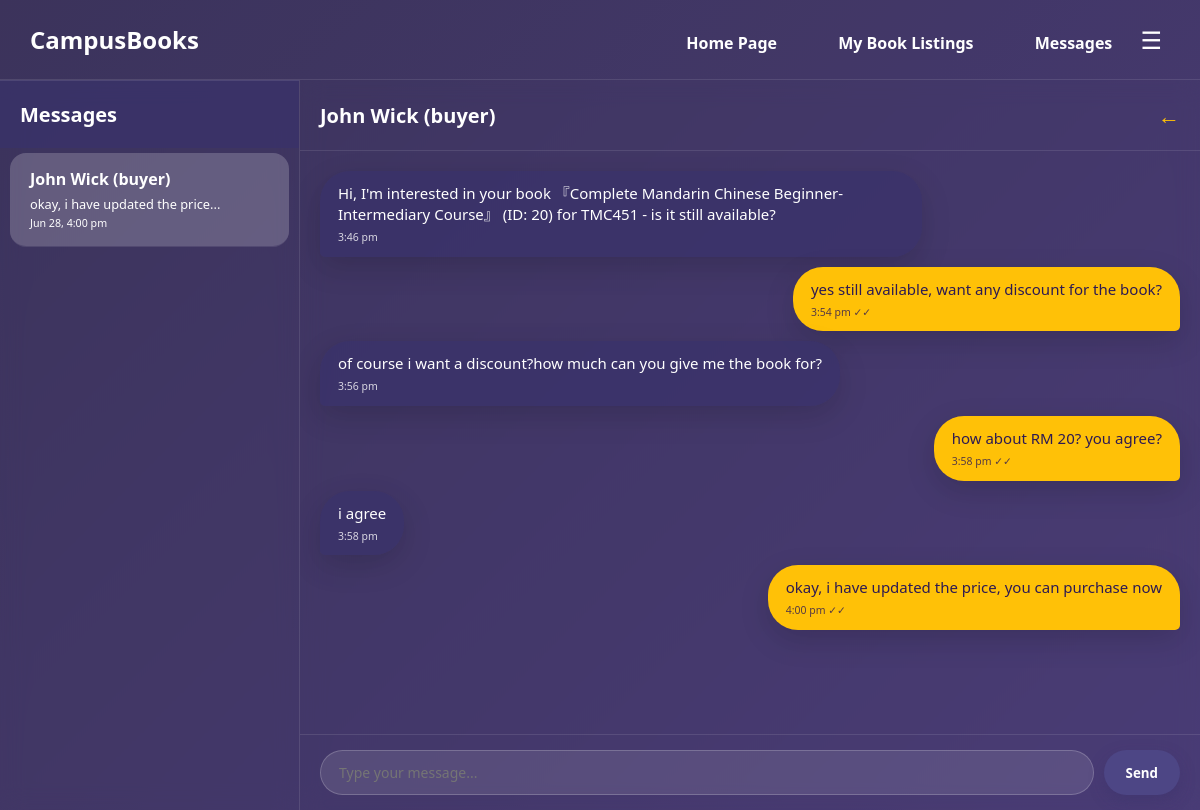
/chatroom.php?receiver=654321 (signed in), run on the app's committed database.
### tables this page shows
CREATE TABLE `user` (
  `User_id` int(11) NOT NULL,
  `username` varchar(255) NOT NULL,
  `studentID` varchar(10) NOT NULL,
  `email` varchar(255) NOT NULL,
  `password` varchar(255) NOT NULL,
  `phone` varchar(11) NOT NULL,
  `usertype` varchar(6) NOT NULL
);

CREATE TABLE `messages` (
  `id` int(11) NOT NULL,
  `sender_id` varchar(10) NOT NULL,
  `receiver_id` varchar(10) NOT NULL,
  `message` varchar(255) NOT NULL,
  `timestamp` datetime DEFAULT current_timestamp(),
  `is_read` tinyint(1) DEFAULT 0
);

### chatroom.php (the view, shortened to what this page needs)
<?php
require 'conn.php';
if (isset($_SESSION['studentID'])) {
    $user_id = $_SESSION['studentID'];
    $update_query = "UPDATE messages SET is_read = 1 WHERE receiver_id = '$user_id' AND is_read = 0";
    mysqli_query($conn, $update_query);
}
$currentUserID = $_SESSION['studentID'];
$selectedReceiver = isset($_GET['receiver']) ? mysqli_real_escape_string($conn, $_GET['receiver']) : null;
$prefilledMessage = isset($_GET['msg']) ? urldecode($_GET['msg']) : '';
$chatListQuery = "
    SELECT
        u.studentID,
        u.username,
        u.usertype,
        latest_msg.message as latest_message,
        latest_msg.timestamp as last_time,
        SUM(CASE WHEN m.is_read = 0 AND m.receiver_id = ? THEN 1 ELSE 0 END) as unread_count
    FROM user u
    JOIN (
        -- Get all conversation partners
        SELECT DISTINCT
            IF(sender_id = ?, receiver_id, sender_id) as partner_id
        FROM messages
        WHERE sender_id = ? OR receiver_id = ?
    ) partners ON u.studentID = partners.partner_id
    LEFT JOIN (
        -- Get the latest message for each conversation
        SELECT
            IF(sender_id = ?, receiver_id, sender_id) as partner_id,
            message,
            timestamp,
            is_read,
            sender_id,
            receiver_id
        FROM messages m1
        WHERE (sender_id = ? OR receiver_id = ?)
        AND timestamp = (
            SELECT MAX(timestamp)
            FROM messages m2
            WHERE
                (m2.sender_id = m1.sender_id AND m2.receiver_id = m1.receiver_id) OR
                (m2.sender_id = m1.receiver_id AND m2.receiver_id = m1.sender_id)
        )
    ) latest_msg ON u.studentID = latest_msg.partner_id
    LEFT JOIN messages m ON (
        (m.sender_id = ? AND m.receiver_id = u.studentID) OR
        (m.sender_id = u.studentID AND m.receiver_id = ?)
    ) AND m.is_read = 0
    WHERE u.studentID != ?
    GROUP BY u.studentID, u.username, u.usertype, latest_msg.message, latest_msg.timestamp
    ORDER BY last_time DESC";
$stmt = $conn->prepare($chatListQuery);
$stmt->bind_param("ssssssssss",
    $currentUserID, $currentUserID, $currentUserID, $currentUserID,
    $currentUserID, $currentUserID, $currentUserID,
    $currentUserID, $currentUserID, $currentUserID);
$stmt->execute();
$chatListResult = $stmt->get_result();
$receiverName = "";
$receiverUsertype = "";
$receiverExists = false;
if ($selectedReceiver) {
    $stmt = $conn->prepare("SELECT username, usertype FROM user WHERE studentID = ?");
    $stmt->bind_param("s", $selectedReceiver);
    $stmt->execute();
    $res = $stmt->get_result();
    if ($row = $res->fetch_assoc()) {
        $receiverName = $row['username'];
        $receiverUsertype = $row['usertype'];
        $receiverExists = true;
    }
    if ($receiverExists && $currentUserID != $selectedReceiver) {
        $chatQuery = "SELECT m.*, u.username as sender_name
                     FROM messages m
                     JOIN user u ON m.sender_id = u.studentID
                     WHERE
                        (m.sender_id = ? AND m.receiver_id = ?)
                        OR
                        (m.sender_id = ? AND m.receiver_id = ?)
                     ORDER BY m.timestamp ASC";
        $stmt = $conn->prepare($chatQuery);
        $stmt->bind_param("ssss", $currentUserID, $selectedReceiver, $selectedReceiver, $currentUserID);
        $stmt->execute();
        $chatResult = $stmt->get_result();
    }
}
?>
<!DOCTYPE html>
<html lang="en">
<head>
</head>
<body>
<header>
  <div style="font-size: 24px; font-weight: bold;">CampusBooks</div>
  <nav>
    <a href="homepage.php">Home Page</a>
    <?php if (isset($_SESSION['usertype']) && $_SESSION['usertype'] == 'seller') : ?>
      <a href="listings.php">My Book Listings</a>
    <?php endif; ?>
    <a href="chatroom.php">Messages</a>
    <div class="dropdown">
      <button class="dropdown-button" onclick="toggleDropdown()">
        <span class="dropdown-icon">&#9776;</span>
      </button>
    </div>
  </nav>
</header>
<div class="chat-wrapper">
  <div class="user-list">
    <h2>Messages</h2>
    <?php while($row = $chatListResult->fetch_assoc()): ?>
      <div class="user-item <?php if ($selectedReceiver == $row['studentID']) echo 'active'; ?>">
        <a href="chatroom.php?receiver=<?php echo htmlspecialchars($row['studentID']); ?>">
          <?php echo htmlspecialchars($row['username']) . " (" . htmlspecialchars($row['usertype']) . ")"; ?>
          <?php if (!empty($row['latest_message'])): ?>
            <span style="font-size: 0.8em; display: block; font-weight: normal; margin-top: 5px;">
              <?php echo htmlspecialchars(substr($row['latest_message'], 0, 30)) . (strlen($row['latest_message']) > 30 ? '...' : ''); ?>
              <br>
              <small><?php echo date("M j, g:i a", strtotime($row['last_time'])); ?></small>
            </span>
          <?php endif; ?>
        </a>
      </div>
    <?php endwhile; ?>
  </div>
  <?php if ($selectedReceiver && $receiverExists): ?>
    <div class="chat-box">
      <div class="chat-header">
        <?php echo htmlspecialchars($receiverName) . " (" . htmlspecialchars($receiverUsertype) . ")"; ?>
        <a href="homepage.php" class="back-button">&#x2190;</a>
      </div>
      <?php if ($currentUserID == $selectedReceiver): ?>
        <div class="messages" style="justify-content: center; align-items: center;">
          <p>You cannot message yourself.</p>
        </div>
      <?php else: ?>
        <div class="messages">
          <?php if (isset($chatResult)): ?>
            <?php while ($msg = $chatResult->fetch_assoc()): ?>
              <div class="message <?php echo $msg['sender_id'] == $currentUserID ? 'sent' : 'received'; ?>">
                <div class="message-text"><?php echo htmlspecialchars($msg['message']); ?></div>
                <div class="message-time">
                  <?php echo date("g:i a", strtotime($msg['timestamp'])); ?>
                  <?php if ($msg['sender_id'] == $currentUserID): ?>
                    <span style="color: <?php echo $msg['sender_id'] == $currentUserID ? '#2d1a53' : '#ffffff'; ?>;">✓✓</span>
                  <?php endif; ?>
                </div>
              </div>
            <?php endwhile; ?>
          <?php endif; ?>
        </div>
        <form method="POST" class="chat-input">
          <input type="text" name="message" placeholder="Type your message..." required autocomplete="off"
                 value="<?php echo htmlspecialchars($prefilledMessage); ?>" />
          <button type="submit" name="send">Send</button>
        </form>
      <?php endif; ?>
    </div>
  <?php endif; ?>
</div>
</body>
</html>

### chatroom.php (style rules this page uses)
:root { --primary: #39336C; --primary-light: #4d4685; --primary-dark: #2c2753; --secondary: #FFC107; --light: #FFFFFF; --dark: #2d1a53; --gray: #f5f5f7; --glass: rgba(255, 255, 255, 0.15); --glass-dark: rgba(57, 51, 108, 0.7); --radius: 16px; --shadow: 0 10px 30px rgba(0, 0, 0, 0.15); --transition: all 0.3s ease; }
* { box-sizing: border-box; transition: var(--transition); font-family: 'Segoe UI', Tahoma, Geneva, Verdana, sans-serif; }
body { margin: 0; background: linear-gradient(135deg, #1a103f, #2a1a5e); color: var(--light); min-height: 100vh; display: flex; flex-direction: column; overflow-x: hidden; background-attachment: fixed; background-size: cover; }
header { background: var(--glass); color: var(--light); padding: 15px 30px; display: flex; justify-content: space-between; align-items: center; position: sticky; top: 0; z-index: 1000; border-bottom: 1px solid rgba(255, 255, 255, 0.1); }
header nav a { color: var(--light); text-decoration: none; margin-left: 25px; font-weight: bold; font-size: 1rem; position: relative; padding: 0.5rem 1rem; border-radius: 50px; }
.chat-wrapper { display: flex; height: calc(100vh - 70px); margin-top: auto; }
.user-list { width: 25%; background: var(--glass); backdrop-filter: blur(12px); -webkit-backdrop-filter: blur(12px); border-right: 1px solid rgba(255, 255, 255, 0.1); overflow-y: auto; border-radius: 0; }
.user-list h2 { margin: 0; padding: 20px; background: var(--glass-dark); color: white; font-size: 20px; font-weight: 600; border-top: 1px solid rgba(255, 255, 255, 0.1); }
.user-item { padding: 15px 20px; border-bottom: 1px solid rgba(255, 255, 255, 0.1); cursor: pointer; font-weight: bold; transition: var(--transition); border-radius: var(--radius); margin: 5px 10px; position: relative; overflow: hidden; }
.user-item::before { content: ''; position: absolute; top: 0; left: 0; width: 0; height: 100%; background: rgba(255, 255, 255, 0.1); transition: var(--transition); z-index: -1; }
.user-item.active::before { width: 100%; background: rgba(255, 255, 255, 0.2); }
.user-item a { text-decoration: none; color: var(--light); display: block; }
.chat-box { flex: 1; display: flex; flex-direction: column; background: var(--glass); backdrop-filter: blur(12px); -webkit-backdrop-filter: blur(12px); border-radius: 0; }
.chat-header { display: flex; justify-content: space-between; align-items: center; background: transparent; padding: 20px; font-size: 20px; font-weight: bold; border-bottom: 1px solid rgba(255, 255, 255, 0.1); }
.back-button { font-size: 22px; color: var(--secondary); text-decoration: none; font-weight: bold; transition: var(--transition); }
.messages { flex: 1; overflow-y: auto; padding: 20px; display: flex; flex-direction: column; gap: 10px; }
.message { max-width: 70%; padding: 12px 18px; border-radius: 30px; font-size: 15px; line-height: 1.4; word-wrap: break-word; box-shadow: var(--shadow); }
.sent { background: var(--secondary); color: var(--dark); align-self: flex-end; border-bottom-right-radius: 5px; }
.received { background: var(--glass-dark); color: var(--light); align-self: flex-start; border-bottom-left-radius: 5px; }
.message-text { margin-bottom: 5px; }
.message-time { font-size: 0.7em; opacity: 0.8; }
.chat-input { display: flex; padding: 15px 20px; border-top: 1px solid rgba(255, 255, 255, 0.1); background: transparent; }
.chat-input input { flex: 1; padding: 12px 18px; border: 1px solid rgba(255, 255, 255, 0.2); border-radius: 25px; font-size: 14px; background: rgba(255, 255, 255, 0.1); color: var(--light); }
.chat-input button { margin-left: 10px; background: var(--primary-light); color: var(--light); border: none; padding: 10px 22px; border-radius: 25px; font-weight: bold; cursor: pointer; box-shadow: 0 6px 15px rgba(57, 51, 108, 0.4); }
.dropdown { position: relative; display: inline-block; }
.dropdown-button { background-color: transparent; border: none; cursor: pointer; padding: 8px; }
.dropdown-icon { font-size: 24px; color: var(--light); }

### data on the page
user: username "John Wick", usertype "buyer"
messages: message "Hi, I'm interested in your book 『Complete Mandarin Chinese Beginner-Intermediary Course』 (ID: 20) for TMC451 - is it still available?", timestamp "3:46 pm"
messages: message "yes still available, want any discount for the book?", timestamp "3:54 pm"
messages: message "of course i want a discount?how much can you give me the book for?", timestamp "3:56 pm"
messages: message "how about RM 20? you agree?", timestamp "3:58 pm"
messages: message "i agree", timestamp "3:58 pm"
messages: message "okay, i have updated the price, you can purchase now", timestamp "4:00 pm"

### other printed values
$row['username'] "John Wick"
$row['usertype'] "buyer"
substr($row['latest_message'], 0, 30) "okay, i have updated the price"
date("M j, g:i a", strtotime($row['last_time'])) "Jun 28, 4:00 pm"
